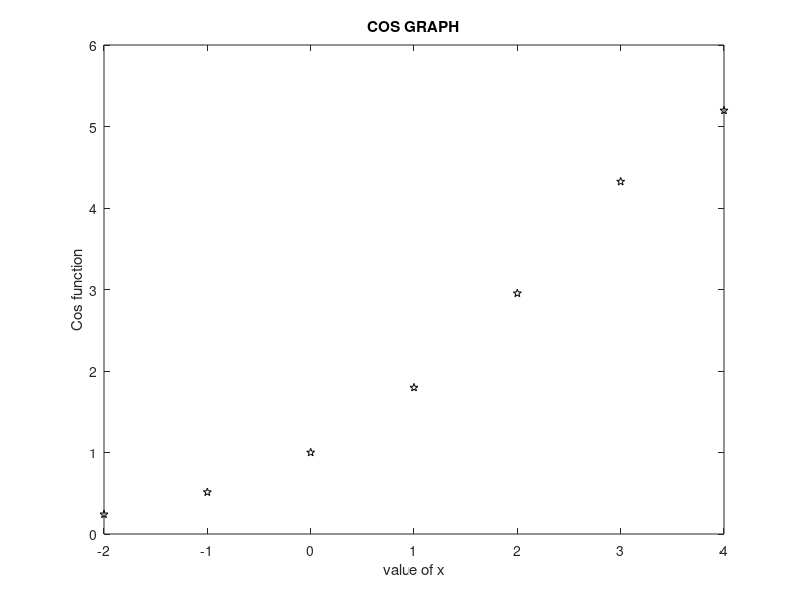

Recreate this plot in MATLAB.
x = linspace(-2,4,7)
y = 3.5.^(0.5.*x).*cos(6.*x)
plot(x,y,"pk")
xlabel("value of x")
ylabel("Cos function")
title("COS GRAPH")